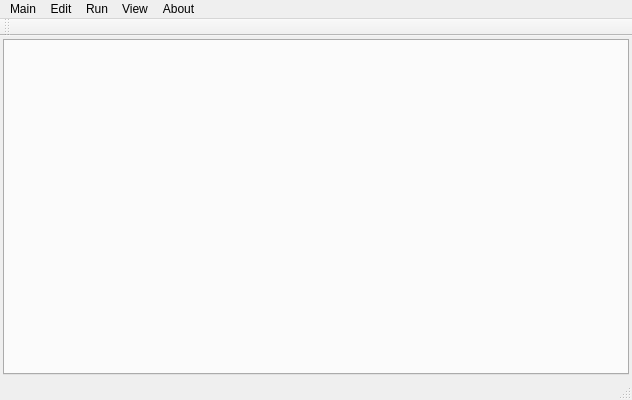
<?xml version="1.0" encoding="UTF-8"?>
<ui version="4.0">
 <class>MainWindow</class>
 <widget class="QMainWindow" name="MainWindow">
  <property name="geometry">
   <rect>
    <x>0</x>
    <y>0</y>
    <width>632</width>
    <height>400</height>
   </rect>
  </property>
  <property name="windowTitle">
   <string>MainWindow</string>
  </property>
  <widget class="QWidget" name="centralWidget">
   <layout class="QGridLayout" name="gridLayout">
    <property name="margin">
     <number>3</number>
    </property>
    <item row="0" column="0">
     <widget class="QTabWidget" name="tabWidget">
      <property name="currentIndex">
       <number>-1</number>
      </property>
     </widget>
    </item>
   </layout>
  </widget>
  <widget class="QMenuBar" name="menuBar">
   <property name="geometry">
    <rect>
     <x>0</x>
     <y>0</y>
     <width>632</width>
     <height>21</height>
    </rect>
   </property>
   <widget class="QMenu" name="menuMain">
    <property name="title">
     <string>Main</string>
    </property>
    <widget class="QMenu" name="menuNew_File">
     <property name="title">
      <string>New File</string>
     </property>
     <addaction name="actionClass"/>
     <addaction name="separator"/>
     <addaction name="actionModel"/>
     <addaction name="actionView"/>
     <addaction name="actionScreen_Flow"/>
    </widget>
    <addaction name="actionNew_Project"/>
    <addaction name="menuNew_File"/>
    <addaction name="separator"/>
    <addaction name="actionSave"/>
    <addaction name="actionSave_As"/>
    <addaction name="actionPrint"/>
    <addaction name="actionPrint_Preview"/>
    <addaction name="separator"/>
    <addaction name="actionExit"/>
   </widget>
   <widget class="QMenu" name="menuEdit">
    <property name="title">
     <string>Edit</string>
    </property>
    <addaction name="actionUndo"/>
    <addaction name="actionRedo"/>
    <addaction name="separator"/>
    <addaction name="actionCopy"/>
    <addaction name="actionPaste"/>
    <addaction name="actionCut"/>
    <addaction name="actionDelete"/>
    <addaction name="separator"/>
    <addaction name="actionSelect_All"/>
    <addaction name="separator"/>
    <addaction name="actionProperties"/>
   </widget>
   <widget class="QMenu" name="menuView">
    <property name="title">
     <string>View</string>
    </property>
    <addaction name="actionProject_Files"/>
    <addaction name="actionPallete"/>
    <addaction name="actionElement_Properties"/>
   </widget>
   <widget class="QMenu" name="menuAbout">
    <property name="title">
     <string>About</string>
    </property>
   </widget>
   <widget class="QMenu" name="menuRun">
    <property name="title">
     <string>Run</string>
    </property>
    <addaction name="actionGenerate_XML"/>
   </widget>
   <addaction name="menuMain"/>
   <addaction name="menuEdit"/>
   <addaction name="menuRun"/>
   <addaction name="menuView"/>
   <addaction name="menuAbout"/>
  </widget>
  <widget class="QToolBar" name="mainToolBar">
   <attribute name="toolBarArea">
    <enum>TopToolBarArea</enum>
   </attribute>
   <attribute name="toolBarBreak">
    <bool>false</bool>
   </attribute>
  </widget>
  <widget class="QStatusBar" name="statusBar"/>
  <action name="actionNew_Project">
   <property name="text">
    <string>New Project</string>
   </property>
   <property name="shortcut">
    <string>Ctrl+Shift+N</string>
   </property>
  </action>
  <action name="actionClass">
   <property name="text">
    <string>Class</string>
   </property>
  </action>
  <action name="actionModel">
   <property name="text">
    <string>Model</string>
   </property>
  </action>
  <action name="actionView">
   <property name="text">
    <string>View</string>
   </property>
  </action>
  <action name="actionScreen_Flow">
   <property name="text">
    <string>Screen Flow</string>
   </property>
  </action>
  <action name="actionSave">
   <property name="text">
    <string>Save</string>
   </property>
   <property name="shortcut">
    <string>Ctrl+S</string>
   </property>
  </action>
  <action name="actionSave_As">
   <property name="text">
    <string>Save As</string>
   </property>
   <property name="shortcut">
    <string>Ctrl+Shift+S</string>
   </property>
  </action>
  <action name="actionPrint">
   <property name="text">
    <string>Print</string>
   </property>
   <property name="shortcut">
    <string>Ctrl+P</string>
   </property>
  </action>
  <action name="actionPrint_Preview">
   <property name="text">
    <string>Print Preview</string>
   </property>
   <property name="shortcut">
    <string>Ctrl+Shift+P</string>
   </property>
  </action>
  <action name="actionExit">
   <property name="text">
    <string>Exit</string>
   </property>
   <property name="shortcut">
    <string>Ctrl+Q</string>
   </property>
  </action>
  <action name="actionUndo">
   <property name="text">
    <string>Undo</string>
   </property>
   <property name="shortcut">
    <string>Ctrl+Z</string>
   </property>
  </action>
  <action name="actionRedo">
   <property name="text">
    <string>Redo</string>
   </property>
   <property name="shortcut">
    <string>Ctrl+Y</string>
   </property>
  </action>
  <action name="actionCopy">
   <property name="text">
    <string>Copy</string>
   </property>
   <property name="shortcut">
    <string>Ctrl+C</string>
   </property>
  </action>
  <action name="actionPaste">
   <property name="text">
    <string>Paste</string>
   </property>
   <property name="shortcut">
    <string>Ctrl+V</string>
   </property>
  </action>
  <action name="actionCut">
   <property name="text">
    <string>Cut</string>
   </property>
   <property name="shortcut">
    <string>Ctrl+X</string>
   </property>
  </action>
  <action name="actionDelete">
   <property name="text">
    <string>Delete</string>
   </property>
   <property name="shortcut">
    <string>Del</string>
   </property>
  </action>
  <action name="actionSelect_All">
   <property name="text">
    <string>Select All</string>
   </property>
   <property name="shortcut">
    <string>Ctrl+A</string>
   </property>
  </action>
  <action name="actionProject_Files">
   <property name="text">
    <string>Project Files</string>
   </property>
  </action>
  <action name="actionPallete">
   <property name="text">
    <string>Pallete</string>
   </property>
  </action>
  <action name="actionElement_Properties">
   <property name="text">
    <string>Element Properties</string>
   </property>
  </action>
  <action name="actionProperties">
   <property name="text">
    <string>Properties</string>
   </property>
  </action>
  <action name="actionGenerate_XML">
   <property name="text">
    <string>Generate XML</string>
   </property>
  </action>
 </widget>
 <layoutdefault spacing="6" margin="11"/>
 <resources/>
 <connections/>
</ui>
